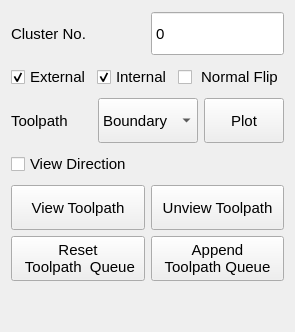
           <widget class="QWidget" name="tab_12">
            <attribute name="title">
             <string>Toolpath</string>
            </attribute>
            <layout class="QVBoxLayout" name="verticalLayout_23">
             <item>
              <layout class="QHBoxLayout" name="horizontalLayout_42">
               <item>
                <widget class="QLabel" name="label_10">
                 <property name="minimumSize">
                  <size>
                   <width>0</width>
                   <height>45</height>
                  </size>
                 </property>
                 <property name="font">
                  <font>
                   <pointsize>11</pointsize>
                  </font>
                 </property>
                 <property name="text">
                  <string>Cluster No.</string>
                 </property>
                </widget>
               </item>
               <item>
                <widget class="QSpinBox" name="spinBox_toolpaths">
                 <property name="minimumSize">
                  <size>
                   <width>0</width>
                   <height>45</height>
                  </size>
                 </property>
                 <property name="font">
                  <font>
                   <pointsize>11</pointsize>
                  </font>
                 </property>
                 <property name="styleSheet">
                  <string notr="true"/>
                 </property>
                 <property name="locale">
                  <locale language="English" country="UnitedStates"/>
                 </property>
                 <property name="alignment">
                  <set>Qt::AlignLeading|Qt::AlignLeft|Qt::AlignVCenter</set>
                 </property>
                 <property name="readOnly">
                  <bool>true</bool>
                 </property>
                 <property name="buttonSymbols">
                  <enum>QAbstractSpinBox::NoButtons</enum>
                 </property>
                 <property name="maximum">
                  <number>1000</number>
                 </property>
                </widget>
               </item>
              </layout>
             </item>
             <item>
              <layout class="QHBoxLayout" name="horizontalLayout_18">
               <item>
                <widget class="QCheckBox" name="checkBox_Select_External">
                 <property name="minimumSize">
                  <size>
                   <width>0</width>
                   <height>30</height>
                  </size>
                 </property>
                 <property name="font">
                  <font>
                   <pointsize>11</pointsize>
                  </font>
                 </property>
                 <property name="text">
                  <string>External</string>
                 </property>
                 <property name="checked">
                  <bool>true</bool>
                 </property>
                </widget>
               </item>
               <item>
                <widget class="QCheckBox" name="checkBox_Select_Internal">
                 <property name="minimumSize">
                  <size>
                   <width>0</width>
                   <height>30</height>
                  </size>
                 </property>
                 <property name="font">
                  <font>
                   <pointsize>11</pointsize>
                  </font>
                 </property>
                 <property name="text">
                  <string>Internal</string>
                 </property>
                 <property name="checked">
                  <bool>true</bool>
                 </property>
                </widget>
               </item>
               <item>
                <widget class="QCheckBox" name="checkBox_normal_flip">
                 <property name="minimumSize">
                  <size>
                   <width>0</width>
                   <height>30</height>
                  </size>
                 </property>
                 <property name="font">
                  <font>
                   <pointsize>11</pointsize>
                  </font>
                 </property>
                 <property name="text">
                  <string> Normal Flip</string>
                 </property>
                 <property name="checked">
                  <bool>false</bool>
                 </property>
                </widget>
               </item>
              </layout>
             </item>
             <item>
              <layout class="QHBoxLayout" name="horizontalLayout_35">
               <item>
                <widget class="QLabel" name="label_14">
                 <property name="minimumSize">
                  <size>
                   <width>0</width>
                   <height>30</height>
                  </size>
                 </property>
                 <property name="font">
                  <font>
                   <pointsize>11</pointsize>
                  </font>
                 </property>
                 <property name="text">
                  <string>Toolpath</string>
                 </property>
                </widget>
               </item>
               <item>
                <widget class="QComboBox" name="comboBox_toolpath_selection">
                 <property name="minimumSize">
                  <size>
                   <width>0</width>
                   <height>45</height>
                  </size>
                 </property>
                 <property name="font">
                  <font>
                   <pointsize>11</pointsize>
                  </font>
                 </property>
                 <property name="styleSheet">
                  <string notr="true"/>
                 </property>
                 <item>
                  <property name="text">
                   <string>Boundary</string>
                  </property>
                 </item>
                 <item>
                  <property name="text">
                   <string>Point Base</string>
                  </property>
                 </item>
                 <item>
                  <property name="text">
                   <string>Zig Zag</string>
                  </property>
                 </item>
                </widget>
               </item>
               <item>
                <widget class="QPushButton" name="pushButton_plot_toolpath">
                 <property name="minimumSize">
                  <size>
                   <width>0</width>
                   <height>45</height>
                  </size>
                 </property>
                 <property name="font">
                  <font>
                   <pointsize>11</pointsize>
                  </font>
                 </property>
                 <property name="styleSheet">
                  <string notr="true"/>
                 </property>
                 <property name="text">
                  <string>Plot</string>
                 </property>
                </widget>
               </item>
              </layout>
             </item>
             <item>
              <widget class="QCheckBox" name="checkBox_simple_toolpath">
               <property name="minimumSize">
                <size>
                 <width>0</width>
                 <height>30</height>
                </size>
               </property>
               <property name="font">
                <font>
                 <pointsize>11</pointsize>
                </font>
               </property>
               <property name="text">
                <string>View Direction</string>
               </property>
              </widget>
             </item>
             <item>
              <layout class="QHBoxLayout" name="horizontalLayout_45">
               <item>
                <widget class="QPushButton" name="pushButton_draw_simple_toolpath">
                 <property name="minimumSize">
                  <size>
                   <width>0</width>
                   <height>45</height>
                  </size>
                 </property>
                 <property name="font">
                  <font>
                   <pointsize>11</pointsize>
                  </font>
                 </property>
                 <property name="styleSheet">
                  <string notr="true"/>
                 </property>
                 <property name="text">
                  <string>View Toolpath</string>
                 </property>
                </widget>
               </item>
               <item>
                <widget class="QPushButton" name="pushButton_clear_simple_toolpath">
                 <property name="minimumSize">
                  <size>
                   <width>0</width>
                   <height>45</height>
                  </size>
                 </property>
                 <property name="font">
                  <font>
                   <pointsize>11</pointsize>
                  </font>
                 </property>
                 <property name="styleSheet">
                  <string notr="true"/>
                 </property>
                 <property name="text">
                  <string>Unview Toolpath</string>
                 </property>
                </widget>
               </item>
              </layout>
             </item>
             <item>
              <layout class="QHBoxLayout" name="horizontalLayout_73">
               <item>
                <widget class="QPushButton" name="pushButton_reset_queue">
                 <property name="minimumSize">
                  <size>
                   <width>0</width>
                   <height>45</height>
                  </size>
                 </property>
                 <property name="font">
                  <font>
                   <pointsize>11</pointsize>
                  </font>
                 </property>
                 <property name="styleSheet">
                  <string notr="true"/>
                 </property>
                 <property name="text">
                  <string>Reset
 Toolpath  Queue</string>
                 </property>
                </widget>
               </item>
               <item>
                <widget class="QPushButton" name="pushButton_queue">
                 <property name="minimumSize">
                  <size>
                   <width>0</width>
                   <height>45</height>
                  </size>
                 </property>
                 <property name="font">
                  <font>
                   <pointsize>11</pointsize>
                  </font>
                 </property>
                 <property name="text">
                  <string>Append
Toolpath Queue</string>
                 </property>
                </widget>
               </item>
              </layout>
             </item>
             <item>
              <spacer name="verticalSpacer_15">
               <property name="orientation">
                <enum>Qt::Vertical</enum>
               </property>
               <property name="sizeHint" stdset="0">
                <size>
                 <width>20</width>
                 <height>40</height>
                </size>
               </property>
              </spacer>
             </item>
            </layout>
           </widget>
